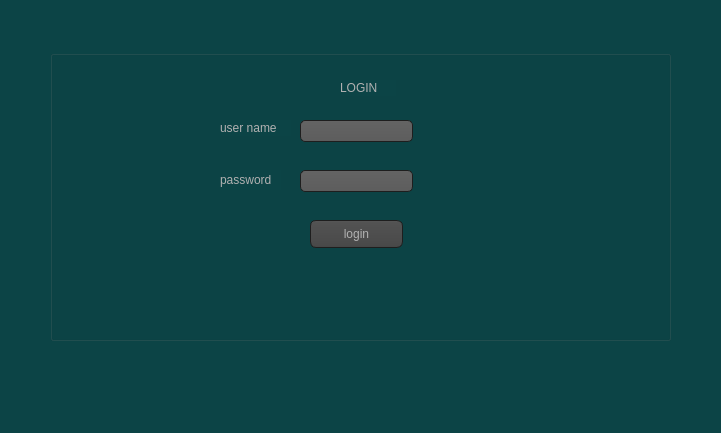
<?xml version="1.0" encoding="UTF-8"?>
<ui version="4.0">
 <class>signe</class>
 <widget class="QDialog" name="signe">
  <property name="geometry">
   <rect>
    <x>0</x>
    <y>0</y>
    <width>721</width>
    <height>433</height>
   </rect>
  </property>
  <property name="windowTitle">
   <string>Dialog</string>
  </property>
  <property name="styleSheet">
   <string notr="true">QToolTip
{
     border: 1px solid black;
     background-color:#1FC4C8


;
     padding: 1px;
     border-radius: 3px;
     opacity: 100;
}

QWidget
{
    color: #b1b1b1;
    background-color: #0C4446
/*#323232; loun el page mtaa e l ajout w mtaa el supprimer w el adition w el affichage */
}

QWidget:item:hover
{
    background-color: QLinearGradient( x1: 0, y1: 0, x2: 0, y2: 1, stop: 0 #ffa02f, stop: 1 #ca0619);
    color: #000000;
}

QWidget:item:selected
{
    background-color: QLinearGradient( x1: 0, y1: 0, x2: 0, y2: 1, stop: 0 #ffa02f, stop: 1 #d7801a);
}

QMenuBar::item
{
    background: transparent;
}

QMenuBar::item:selected
{
    background: transparent;
    border: 1px solid #ffaa00;
}

QMenuBar::item:pressed
{
    background: #444;
    border: 1px solid #000;
    background-color: QLinearGradient(
        x1:0, y1:0,
        x2:0, y2:1,
        stop:1 #212121,
        stop:0.4 #343434/*,
        stop:0.2 #343434,
        stop:0.1 #ffaa00*/
    );
    margin-bottom:-1px;
    padding-bottom:1px;
}

QMenu
{
    border: 1px solid #000;
}

QMenu::item
{
    padding: 2px 20px 2px 20px;
}

QMenu::item:selected
{
    color: #000000;
}

QWidget:disabled
{
    color: #404040;
    background-color: #323232;
}

QAbstractItemView
{
    background-color: QLinearGradient( x1: 0, y1: 0, x2: 0, y2: 1, stop: 0 #4d4d4d, stop: 0.1 #646464, stop: 1 #5d5d5d);
}

QWidget:focus
{
    /*border: 2px solid QLinearGradient( x1: 0, y1: 0, x2: 0, y2: 1, stop: 0 #ffa02f, stop: 1 #d7801a);*/
}

QLineEdit
{
    background-color: QLinearGradient( x1: 0, y1: 0, x2: 0, y2: 1, stop: 0 #4d4d4d, stop: 0 #646464, stop: 1 #5d5d5d);
    padding: 1px;
    border-style: solid;
    border: 1px solid #1e1e1e;
    border-radius: 5;
}

QPushButton
{
    color: #b1b1b1;
    background-color: QLinearGradient( x1: 0, y1: 0, x2: 0, y2: 1, stop: 0 #565656, stop: 0.1 #525252, stop: 0.5 #4e4e4e, stop: 0.9 #4a4a4a, stop: 1 #464646);
    border-width: 1px;
    border-color: #1e1e1e;
    border-style: solid;
    border-radius: 6;
    padding: 3px;
    font-size: 12px;
    padding-left: 5px;
    padding-right: 5px;
}

QPushButton:pressed
{
    background-color: QLinearGradient( x1: 0, y1: 0, x2: 0, y2: 1, stop: 0 #2d2d2d, stop: 0.1 #2b2b2b, stop: 0.5 #292929, stop: 0.9 #282828, stop: 1 #252525);
}

QComboBox
{
    selection-background-color: #ffaa00;
    background-color: QLinearGradient( x1: 0, y1: 0, x2: 0, y2: 1, stop: 0 #565656, stop: 0.1 #525252, stop: 0.5 #4e4e4e, stop: 0.9 #4a4a4a, stop: 1 #464646);
    border-style: solid;
    border: 1px solid #1e1e1e;
    border-radius: 5;
}

QComboBox:hover,QPushButton:hover
{
    border: 2px solid QLinearGradient( x1: 0, y1: 0, x2: 0, y2: 1, stop: 0 #ffa02f, stop: 1 #d7801a);
}


QComboBox:on
{
    padding-top: 3px;
    padding-left: 4px;
    background-color: QLinearGradient( x1: 0, y1: 0, x2: 0, y2: 1, stop: 0 #2d2d2d, stop: 0.1 #2b2b2b, stop: 0.5 #292929, stop: 0.9 #282828, stop: 1 #252525);
    selection-background-color: #ffaa00;
}

QComboBox QAbstractItemView
{
    border: 2px solid darkgray;
    selection-background-color: QLinearGradient( x1: 0, y1: 0, x2: 0, y2: 1, stop: 0 #ffa02f, stop: 1 #d7801a);
}

QComboBox::drop-down
{
     subcontrol-origin: padding;
     subcontrol-position: top right;
     width: 15px;

     border-left-width: 0px;
     border-left-color: darkgray;
     border-left-style: solid; /* just a single line */
     border-top-right-radius: 3px; /* same radius as the QComboBox */
     border-bottom-right-radius: 3px;
 }

QComboBox::down-arrow
{
     image: url(:/down_arrow.png);
}

QGroupBox:focus
{
border: 2px solid QLinearGradient( x1: 0, y1: 0, x2: 0, y2: 1, stop: 0 #ffa02f, stop: 1 #d7801a);
}

QTextEdit:focus
{
    border: 2px solid QLinearGradient( x1: 0, y1: 0, x2: 0, y2: 1, stop: 0 #ffa02f, stop: 1 #d7801a);
}

QScrollBar:horizontal {
     border: 1px solid #222222;
     background: QLinearGradient( x1: 0, y1: 0, x2: 0, y2: 1, stop: 0.0 #121212, stop: 0.2 #282828, stop: 1 #484848);
     height: 7px;
     margin: 0px 16px 0 16px;
}

QScrollBar::handle:horizontal
{
      background: QLinearGradient( x1: 0, y1: 0, x2: 1, y2: 0, stop: 0 #ffa02f, stop: 0.5 #d7801a, stop: 1 #ffa02f);
      min-height: 20px;
      border-radius: 2px;
}

QScrollBar::add-line:horizontal {
      border: 1px solid #1b1b19;
      border-radius: 2px;
      background: QLinearGradient( x1: 0, y1: 0, x2: 1, y2: 0, stop: 0 #ffa02f, stop: 1 #d7801a);
      width: 14px;
      subcontrol-position: right;
      subcontrol-origin: margin;
}

QScrollBar::sub-line:horizontal {
      border: 1px solid #1b1b19;
      border-radius: 2px;
      background: QLinearGradient( x1: 0, y1: 0, x2: 1, y2: 0, stop: 0 #ffa02f, stop: 1 #d7801a);
      width: 14px;
     subcontrol-position: left;
     subcontrol-origin: margin;
}

QScrollBar::right-arrow:horizontal, QScrollBar::left-arrow:horizontal
{
      border: 1px solid black;
      width: 1px;
      height: 1px;
      background: white;
}

QScrollBar::add-page:horizontal, QScrollBar::sub-page:horizontal
{
      background: none;
}

QScrollBar:vertical
{
      background: QLinearGradient( x1: 0, y1: 0, x2: 1, y2: 0, stop: 0.0 #121212, stop: 0.2 #282828, stop: 1 #484848);
      width: 7px;
      margin: 16px 0 16px 0;
      border: 1px solid #222222;
}

QScrollBar::handle:vertical
{
      background: QLinearGradient( x1: 0, y1: 0, x2: 0, y2: 1, stop: 0 #ffa02f, stop: 0.5 #d7801a, stop: 1 #ffa02f);
      min-height: 20px;
      border-radius: 2px;
}

QScrollBar::add-line:vertical
{
      border: 1px solid #1b1b19;
      border-radius: 2px;
      background: QLinearGradient( x1: 0, y1: 0, x2: 0, y2: 1, stop: 0 #ffa02f, stop: 1 #d7801a);
      height: 14px;
      subcontrol-position: bottom;
      subcontrol-origin: margin;
}

QScrollBar::sub-line:vertical
{
      border: 1px solid #1b1b19;
      border-radius: 2px;
      background: QLinearGradient( x1: 0, y1: 0, x2: 0, y2: 1, stop: 0 #d7801a, stop: 1 #ffa02f);
      height: 14px;
      subcontrol-position: top;
      subcontrol-origin: margin;
}

QScrollBar::up-arrow:vertical, QScrollBar::down-arrow:vertical
{
      border: 1px solid black;
      width: 1px;
      height: 1px;
      background: white;
}


QScrollBar::add-page:vertical, QScrollBar::sub-page:vertical
{
      background: none;
}

QTextEdit
{
    background-color: #242424;
}

QPlainTextEdit
{
    background-color: #242424;
}

QHeaderView::section
{
    background-color: QLinearGradient(x1:0, y1:0, x2:0, y2:1, stop:0 #616161, stop: 0.5 #505050, stop: 0.6 #434343, stop:1 #656565);
    color: white;
    padding-left: 4px;
    border: 1px solid #6c6c6c;
}

QCheckBox:disabled
{
color: #414141;
}

QDockWidget::title
{
    text-align: center;
    spacing: 3px; /* spacing between items in the tool bar */
    background-color: QLinearGradient(x1:0, y1:0, x2:0, y2:1, stop:0 #323232, stop: 0.5 #242424, stop:1 #323232);
}

QDockWidget::close-button, QDockWidget::float-button
{
    text-align: center;
    spacing: 1px; /* spacing between items in the tool bar */
    background-color: QLinearGradient(x1:0, y1:0, x2:0, y2:1, stop:0 #323232, stop: 0.5 #242424, stop:1 #323232);
}

QDockWidget::close-button:hover, QDockWidget::float-button:hover
{
    background: #242424;
}

QDockWidget::close-button:pressed, QDockWidget::float-button:pressed
{
    padding: 1px -1px -1px 1px;
}

QMainWindow::separator
{
    background-color: QLinearGradient(x1:0, y1:0, x2:0, y2:1, stop:0 #161616, stop: 0.5 #151515, stop: 0.6 #212121, stop:1 #343434);
    color: white;
    padding-left: 4px;
    border: 1px solid #4c4c4c;
    spacing: 3px; /* spacing between items in the tool bar */
}

QMainWindow::separator:hover
{

    background-color: QLinearGradient(x1:0, y1:0, x2:0, y2:1, stop:0 #d7801a, stop:0.5 #b56c17 stop:1 #ffa02f);
    color: white;
    padding-left: 4px;
    border: 1px solid #6c6c6c;
    spacing: 3px; /* spacing between items in the tool bar */
}

QToolBar::handle
{
     spacing: 3px; /* spacing between items in the tool bar */
     background: url(:/images/handle.png);
}

QMenu::separator
{
    height: 2px;
    background-color: QLinearGradient(x1:0, y1:0, x2:0, y2:1, stop:0 #161616, stop: 0.5 #151515, stop: 0.6 #212121, stop:1 #343434);
    color: white;
    padding-left: 4px;
    margin-left: 10px;
    margin-right: 5px;
}

QProgressBar
{
    border: 2px solid grey;
    border-radius: 5px;
    text-align: center;
}

QProgressBar::chunk
{
    background-color: #d7801a;
    width: 2.15px;
    margin: 0.5px;
}

QTabBar::tab {
    color: #b1b1b1;
    border: 1px solid #444;
    border-bottom-style: none;
    background-color: #323232;
    padding-left: 10px;
    padding-right: 10px;
    padding-top: 3px;
    padding-bottom: 2px;
    margin-right: -1px;
}

QTabWidget::pane {
    border: 1px solid #444;
    top: 1px;
}

QTabBar::tab:last
{
    margin-right: 0; /* the last selected tab has nothing to overlap with on the right */
    border-top-right-radius: 3px;
}

QTabBar::tab:first:!selected
{
 margin-left: 0px; /* the last selected tab has nothing to overlap with on the right */


    border-top-left-radius: 3px;
}

QTabBar::tab:!selected
{
    color: #b1b1b1;
    border-bottom-style: solid;
    margin-top: 3px;
    background-color: QLinearGradient(x1:0, y1:0, x2:0, y2:1, stop:1 #212121, stop:.4 #343434);
}

QTabBar::tab:selected
{
    border-top-left-radius: 3px;
    border-top-right-radius: 3px;
    margin-bottom: 0px;
}

QTabBar::tab:!selected:hover
{
    /*border-top: 2px solid #ffaa00;
    padding-bottom: 3px;*/
    border-top-left-radius: 3px;
    border-top-right-radius: 3px;
    background-color: QLinearGradient(x1:0, y1:0, x2:0, y2:1, stop:1 #212121, stop:0.4 #343434, stop:0.2 #343434, stop:0.1 #ffaa00);
}

QRadioButton::indicator:checked, QRadioButton::indicator:unchecked{
    color: #b1b1b1;
    background-color: #323232;
    border: 1px solid #b1b1b1;
    border-radius: 6px;
}

QRadioButton::indicator:checked
{
    background-color: qradialgradient(
        cx: 0.5, cy: 0.5,
        fx: 0.5, fy: 0.5,
        radius: 1.0,
        stop: 0.25 #ffaa00,
        stop: 0.3 #323232
    );
}

QCheckBox::indicator{
    color: #b1b1b1;
    background-color: #323232;
    border: 1px solid #b1b1b1;
    width: 9px;
    height: 9px;
}

QRadioButton::indicator
{
    border-radius: 6px;
}

QRadioButton::indicator:hover, QCheckBox::indicator:hover
{
    border: 1px solid #ffaa00;
}

QCheckBox::indicator:checked
{
    image:url(:/images/checkbox.png);
}

QCheckBox::indicator:disabled, QRadioButton::indicator:disabled
{
    border: 1px solid #444;
}</string>
  </property>
  <widget class="QGroupBox" name="groupBox">
   <property name="geometry">
    <rect>
     <x>50</x>
     <y>50</y>
     <width>621</width>
     <height>291</height>
    </rect>
   </property>
   <property name="title">
    <string/>
   </property>
   <widget class="QLineEdit" name="lineEdit_user">
    <property name="geometry">
     <rect>
      <x>250</x>
      <y>70</y>
      <width>113</width>
      <height>22</height>
     </rect>
    </property>
   </widget>
   <widget class="QLineEdit" name="lineEdit_2_password">
    <property name="geometry">
     <rect>
      <x>250</x>
      <y>120</y>
      <width>113</width>
      <height>22</height>
     </rect>
    </property>
   </widget>
   <widget class="QLabel" name="label">
    <property name="geometry">
     <rect>
      <x>170</x>
      <y>70</y>
      <width>71</width>
      <height>16</height>
     </rect>
    </property>
    <property name="text">
     <string>user name</string>
    </property>
   </widget>
   <widget class="QLabel" name="label_2">
    <property name="geometry">
     <rect>
      <x>170</x>
      <y>120</y>
      <width>61</width>
      <height>20</height>
     </rect>
    </property>
    <property name="text">
     <string>password</string>
    </property>
   </widget>
   <widget class="QLabel" name="label_3">
    <property name="geometry">
     <rect>
      <x>290</x>
      <y>30</y>
      <width>56</width>
      <height>16</height>
     </rect>
    </property>
    <property name="text">
     <string>LOGIN</string>
    </property>
   </widget>
   <widget class="QPushButton" name="pushButton">
    <property name="geometry">
     <rect>
      <x>260</x>
      <y>170</y>
      <width>93</width>
      <height>28</height>
     </rect>
    </property>
    <property name="text">
     <string>login</string>
    </property>
   </widget>
  </widget>
 </widget>
 <resources/>
 <connections/>
</ui>
